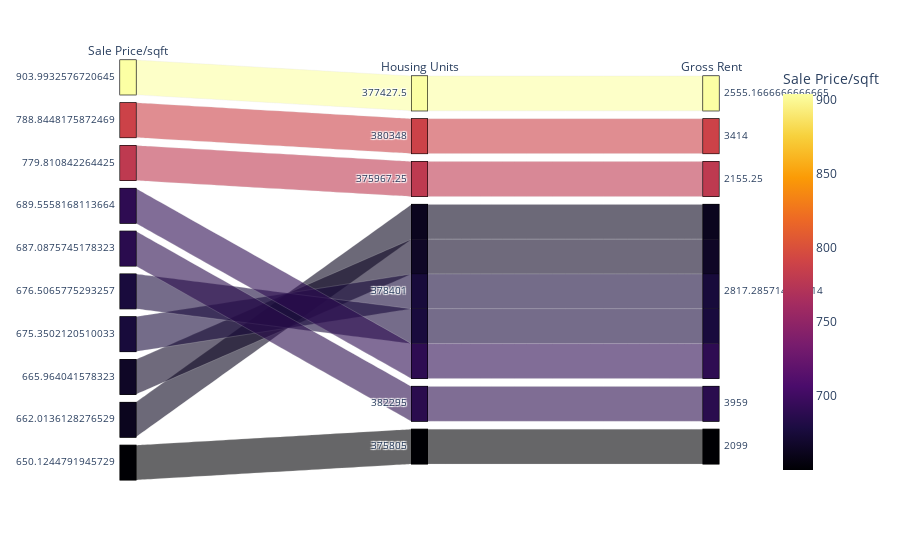

Notebook source saved alongside this figure:
### Code cell
# Parallel Categories Plot

px.parallel_categories(
    multi_group_mean_plot,
    dimensions=["sale_price_sqr_foot", "housing_units", "gross_rent"],
    color="sale_price_sqr_foot",
    color_continuous_scale=px.colors.sequential.Inferno,
    labels={
        "sale_price_sqr_foot": "Sale Price/sqft",
        "housing_units": "Housing Units",
        "gross_rent": "Gross Rent",
    },
)

### Figure 1 — Plotly figure (JSON) as saved in the notebook; plotly's stock layout.template omitted (floating-point values rounded to 4 significant figures)
{"data": [{"dimensions": [{"label": "Sale Price/sqft", "values": [904.0, 788.8, 779.8, 689.6, 687.1, 676.5, 675.4, 666.0, 662.0, 650.1]}, {"label": "Housing Units", "values": [377400.0, 380348, 376000.0, 378401, 382295, 378401, 378401, 378401, 378401, 375805]}, {"label": "Gross Rent", "values": [2555.0, 3414, 2155.0, 2817.0, 3959, 2817.0, 2817.0, 2817.0, 2817.0, 2099]}], "domain": {"x": [0, 1], "y": [0, 1]}, "line": {"color": [904.0, 788.8, 779.8, 689.6, 687.1, 676.5, 675.4, 666.0, 662.0, 650.1], "coloraxis": "coloraxis"}, "name": "", "type": "parcats"}], "layout": {"autosize": true, "coloraxis": {"colorbar": {"title": {"text": "Sale Price/sqft"}}, "colorscale": [[0, "#000004"], [0.1111, "#1b0c41"], [0.2222, "#4a0c6b"], [0.3333, "#781c6d"], [0.4444, "#a52c60"], [0.5556, "#cf4446"], [0.6667, "#ed6925"], [0.7778, "#fb9b06"], [0.8889, "#f7d13d"], [1, "#fcffa4"]]}, "legend": {"tracegroupgap": 0}, "margin": {"t": 60}}}
